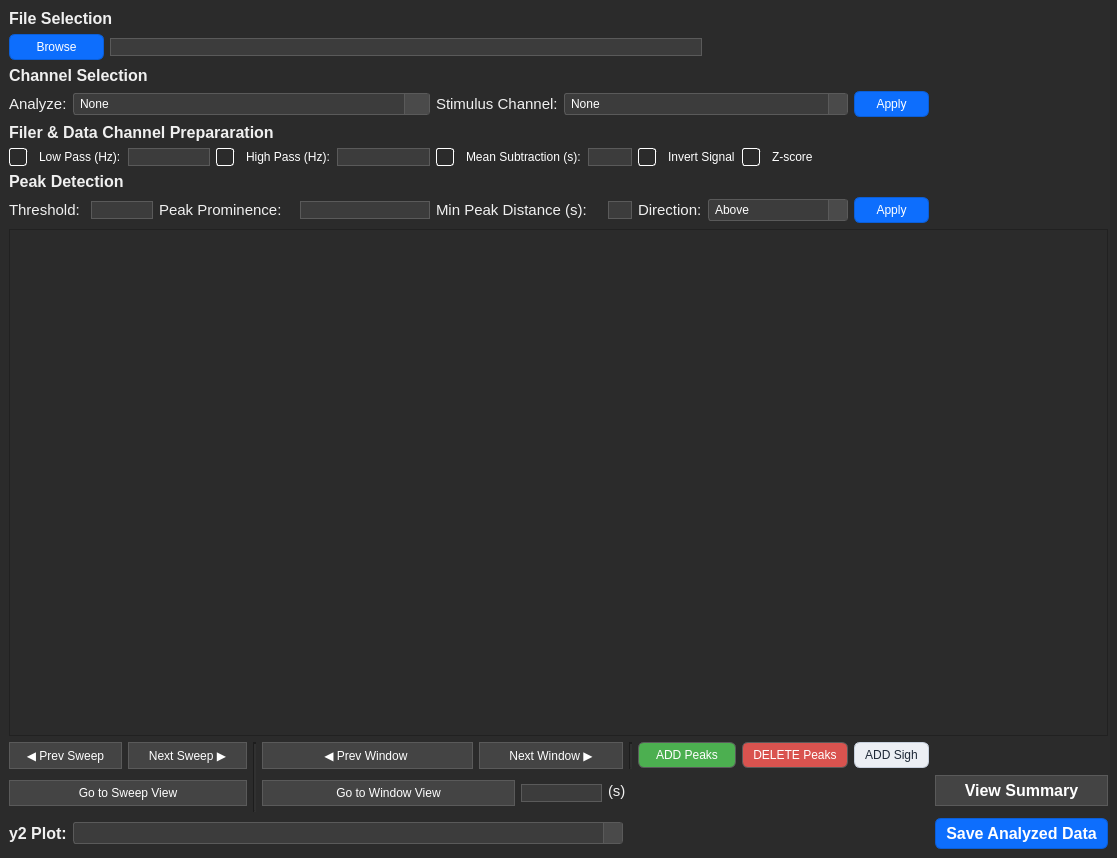
<?xml version="1.0" encoding="UTF-8"?>
<ui version="4.0">
 <class>MainWindow</class>
 <widget class="QMainWindow" name="MainWindow">
  <property name="geometry">
   <rect>
    <x>0</x>
    <y>0</y>
    <width>1073</width>
    <height>858</height>
   </rect>
  </property>
  <property name="windowTitle">
   <string>PlethAnalysisApp V0.1</string>
  </property>
  <property name="windowIcon">
   <iconset theme="applications-science"/>
  </property>
  <property name="autoFillBackground">
   <bool>true</bool>
  </property>
  <property name="styleSheet">
   <string notr="true"/>
  </property>
  <widget class="QWidget" name="centralwidget">
   <property name="styleSheet">
    <string notr="true">QWidget {
    background-color: #2b2b2b;
    color: #f0f0f0;
}

QLineEdit, QTextEdit, QPlainTextEdit {
    background-color: #3c3c3c;
    color: #ffffff;
    border: 1px solid #5a5a5a;
}

/* Buttons */
QPushButton {
    background-color: #444444;
    color: #ffffff;
    border: 1px solid #5a5a5a;
    padding: 5px;
}
QPushButton:hover { background-color: #555555; }
QPushButton:pressed { background-color: #333333; }

/* Checkboxes */
#centralwidget QCheckBox { color: #ffffff; }
#centralwidget QCheckBox:disabled { color: #7f8899; }

/* Combo boxes — match text boxes */
#centralwidget QComboBox {
    background-color: #3c3c3c;
    color: #ffffff;
    border: 1px solid #5a5a5a;
    padding: 2px 6px;
    border-radius: 3px;
}
#centralwidget QComboBox:hover {
    background-color: #454545;   /* subtle hover */
}
#centralwidget QComboBox:disabled {
    background-color: #2f2f2f;
    color: #9a9a9a;
    border-color: #4a4a4a;
}

/* Drop-down button area (kept slightly lighter so the default arrow is visible) */
#centralwidget QComboBox::drop-down {
    background: #4a4a4a;
    border-left: 1px solid #5a5a5a;
    width: 18px;
}

/* Popup list */
#centralwidget QComboBox QAbstractItemView {
    background: #3c3c3c;
    color: #ffffff;
    border: 1px solid #5a5a5a;
    selection-background-color: #555555;
    selection-color: #ffffff;
    outline: 0;
}

/* If any combo is editable, make its inner editor match too */
#centralwidget QComboBox QLineEdit {
    background-color: #3c3c3c;
    color: #ffffff;
    border: none;
}


/* White outline for checkbox indicator (the little box) */
#centralwidget QCheckBox::indicator {
    width: 16px;
    height: 16px;
    border: 1px solid #ffffff;    /* &lt;- white outline */
    border-radius: 3px;           /* optional */
    background: transparent;      /* keep your dark bg showing through */
    margin-right: 6px;            /* space between box and label */
}

#centralwidget QCheckBox::indicator:hover {
    border-color: #b6bfda;        /* softer hover hint */
}

#centralwidget QCheckBox::indicator:checked {
    background: #0d6efd;          /* blue fill when checked (optional) */
    border-color: #ffffff;        /* keep white outline when checked */
}

#centralwidget QCheckBox::indicator:disabled {
    border-color: #7f8899;        /* muted outline when disabled */
    background: transparent;
}
</string>
   </property>
   <layout class="QGridLayout" name="gridLayout">
    <item row="10" column="8" rowspan="2" colspan="5">
     <widget class="QPushButton" name="SnaptoWindowButton">
      <property name="text">
       <string>Go to Window View</string>
      </property>
     </widget>
    </item>
    <item row="9" column="20">
     <widget class="QPushButton" name="deletePeaksButton">
      <property name="styleSheet">
       <string notr="true">QPushButton {
    background-color: #d9534f;   /* normal red */
    color: white;
    border-radius: 6px;
    padding: 5px 10px;
}

/* Hover state */
QPushButton:hover {
    background-color: #c9302c;   /* darker red */
}

/* Pressed/clicked state */
QPushButton:pressed {
    background-color: #a71d2a;   /* even darker red */
}
</string>
      </property>
      <property name="text">
       <string>DELETE Peaks</string>
      </property>
     </widget>
    </item>
    <item row="5" column="4" colspan="2">
     <widget class="QLineEdit" name="LowPassVal"/>
    </item>
    <item row="3" column="0">
     <widget class="QLabel" name="AnalyzeLabel">
      <property name="font">
       <font>
        <pointsize>11</pointsize>
        <bold>false</bold>
       </font>
      </property>
      <property name="text">
       <string>Analyze:</string>
      </property>
     </widget>
    </item>
    <item row="4" column="0" colspan="11">
     <widget class="QLabel" name="FilterLabel">
      <property name="font">
       <font>
        <pointsize>12</pointsize>
        <bold>true</bold>
       </font>
      </property>
      <property name="text">
       <string>Filer &amp; Data Channel Prepararation</string>
      </property>
     </widget>
    </item>
    <item row="9" column="12" colspan="5">
     <widget class="QPushButton" name="NextWindowButton">
      <property name="text">
       <string>Next Window ▶</string>
      </property>
     </widget>
    </item>
    <item row="5" column="0" colspan="4">
     <widget class="QCheckBox" name="LowPass_checkBox">
      <property name="text">
       <string>Low Pass (Hz):</string>
      </property>
     </widget>
    </item>
    <item row="7" column="5" colspan="4">
     <widget class="QLabel" name="PeakProminenceLabel">
      <property name="font">
       <font>
        <pointsize>11</pointsize>
        <bold>false</bold>
       </font>
      </property>
      <property name="text">
       <string>Peak Prominence:</string>
      </property>
     </widget>
    </item>
    <item row="3" column="11" colspan="3">
     <widget class="QLabel" name="StimChanSelectLabel">
      <property name="font">
       <font>
        <pointsize>11</pointsize>
        <bold>false</bold>
       </font>
      </property>
      <property name="text">
       <string>Stimulus Channel:</string>
      </property>
     </widget>
    </item>
    <item row="3" column="1" colspan="10">
     <widget class="QComboBox" name="AnalyzeChanSelect">
      <property name="styleSheet">
       <string notr="true">/* Combo boxes — match text boxes */
#centralwidget QComboBox {
    background-color: #3c3c3c;
    color: #ffffff;
    border: 1px solid #5a5a5a;
    padding: 2px 6px;
    border-radius: 3px;
    padding-right: 24px;              /* make room for the arrow */
}

#centralwidget QComboBox:hover {
    background-color: #454545;        /* subtle hover */
}

#centralwidget QComboBox:disabled {
    background-color: #2f2f2f;
    color: #9a9a9a;
    border-color: #4a4a4a;
}

/* Drop-down button area */
#centralwidget QComboBox::drop-down {
    background: #4a4a4a;
    border-left: 1px solid #5a5a5a;
    width: 24px;                      /* matches the padding-right above */
}

/* Visible light arrow (uses Qt’s built-in pixmap) */
#centralwidget QComboBox::down-arrow {
    image: url(:/qt-project.org/styles/commonstyle/images/arrowdown-16.png);
    width: 12px;
    height: 12px;
    subcontrol-origin: padding;
    subcontrol-position: center;
}

/* Pressed / open state nudges the arrow for feedback */
#centralwidget QComboBox::down-arrow:on {
    position: relative;
    top: 1px;
    left: 0px;
}

/* Optional: dim the arrow when disabled */
#centralwidget QComboBox::down-arrow:disabled {
    image: url(:/qt-project.org/styles/commonstyle/images/arrowdown-16.png);
    /* Qt doesn't support opacity in QSS; rely on darker bg + disabled text color */
}
</string>
      </property>
      <item>
       <property name="text">
        <string>None</string>
       </property>
      </item>
     </widget>
    </item>
    <item row="12" column="1" colspan="16">
     <widget class="QComboBox" name="y2plot_dropdown"/>
    </item>
    <item row="6" column="0" colspan="11">
     <widget class="QLabel" name="PeakDetectionLabel">
      <property name="font">
       <font>
        <pointsize>12</pointsize>
        <bold>true</bold>
       </font>
      </property>
      <property name="text">
       <string>Peak Detection</string>
      </property>
     </widget>
    </item>
    <item row="5" column="10">
     <widget class="QLineEdit" name="HighPassVal"/>
    </item>
    <item row="0" column="0" colspan="4">
     <widget class="QLabel" name="FileSelectionLabel">
      <property name="font">
       <font>
        <pointsize>12</pointsize>
        <bold>true</bold>
       </font>
      </property>
      <property name="text">
       <string>File Selection</string>
      </property>
     </widget>
    </item>
    <item row="5" column="11" colspan="4">
     <widget class="QCheckBox" name="MeanSubtract_checkBox">
      <property name="text">
       <string>Mean Subtraction (s):</string>
      </property>
     </widget>
    </item>
    <item row="3" column="21">
     <widget class="QPushButton" name="ApplyChanPushButton">
      <property name="styleSheet">
       <string notr="true">QPushButton#ApplyChanPushButton {
    background-color: #0d6efd;   /* primary blue */
    color: white;
    border: 1px solid #0b5ed7;
    border-radius: 6px;
    padding: 5px 10px;
}

/* Hover */
QPushButton#ApplyChanPushButton:hover {
    background-color: #0b5ed7;
}

/* Pressed */
QPushButton#ApplyChanPushButton:pressed {
    background-color: #0a58ca;
}

/* Keyboard focus ring */
QPushButton#ApplyChanPushButton:focus {
    outline: none;
    border: 2px solid #b6d4fe;   /* subtle focus ring */
}

/* Disabled */
QPushButton#ApplyChanPushButton:disabled {
    background-color: #9ec5fe;
    border-color: #9ec5fe;
    color: #eef4ff;
}
</string>
      </property>
      <property name="text">
       <string>Apply</string>
      </property>
     </widget>
    </item>
    <item row="9" column="8" colspan="4">
     <widget class="QPushButton" name="PrevWindowButton">
      <property name="text">
       <string>◀ Prev Window </string>
      </property>
     </widget>
    </item>
    <item row="12" column="22" colspan="2">
     <widget class="QPushButton" name="SaveAnalyzedDataButton">
      <property name="font">
       <font>
        <pointsize>12</pointsize>
        <bold>true</bold>
       </font>
      </property>
      <property name="autoFillBackground">
       <bool>false</bool>
      </property>
      <property name="styleSheet">
       <string notr="true">QPushButton#SaveAnalyzedDataButton {
    background-color: #0d6efd;   /* primary blue */
    color: white;
    border: 1px solid #0b5ed7;
    border-radius: 6px;
    padding: 5px 10px;
}

/* Hover */
QPushButton#SaveAnalyzedDataButton:hover {
    background-color: #0b5ed7;
}

/* Pressed */
QPushButton#SaveAnalyzedDataButton:pressed {
    background-color: #0a58ca;
}

/* Keyboard focus ring */
QPushButton#SaveAnalyzedDataButton:focus {
    outline: none;
    border: 2px solid #b6d4fe;   /* subtle focus ring */
}

/* Disabled */
QPushButton#SaveAnalyzedDataButton:disabled {
    background-color: #9ec5fe;
    border-color: #9ec5fe;
    color: #eef4ff;
}
</string>
      </property>
      <property name="text">
       <string>Save Analyzed Data</string>
      </property>
     </widget>
    </item>
    <item row="9" column="4" colspan="3">
     <widget class="QPushButton" name="NextSweepButton">
      <property name="text">
       <string>Next Sweep ▶</string>
      </property>
     </widget>
    </item>
    <item row="5" column="15" colspan="3">
     <widget class="QLineEdit" name="MeanSubractVal"/>
    </item>
    <item row="10" column="16" colspan="2">
     <widget class="QLabel" name="WindowRangeLabel">
      <property name="font">
       <font>
        <pointsize>11</pointsize>
        <bold>false</bold>
       </font>
      </property>
      <property name="text">
       <string>(s)</string>
      </property>
     </widget>
    </item>
    <item row="2" column="0" colspan="6">
     <widget class="QLabel" name="ChannelSelectionLabel">
      <property name="font">
       <font>
        <pointsize>12</pointsize>
        <bold>true</bold>
       </font>
      </property>
      <property name="text">
       <string>Channel Selection</string>
      </property>
     </widget>
    </item>
    <item row="5" column="20">
     <widget class="QCheckBox" name="zscore_CheckBox">
      <property name="autoFillBackground">
       <bool>false</bool>
      </property>
      <property name="text">
       <string>Z-score</string>
      </property>
      <property name="startHidden" stdset="0">
       <bool>true</bool>
      </property>
     </widget>
    </item>
    <item row="1" column="3" colspan="16">
     <widget class="QLineEdit" name="BrowseFilePath"/>
    </item>
    <item row="7" column="18">
     <widget class="QLabel" name="ThreshDirect">
      <property name="font">
       <font>
        <pointsize>11</pointsize>
        <bold>false</bold>
       </font>
      </property>
      <property name="text">
       <string>Direction:</string>
      </property>
     </widget>
    </item>
    <item row="9" column="17">
     <widget class="Line" name="line_2">
      <property name="lineWidth">
       <number>2</number>
      </property>
      <property name="orientation">
       <enum>Qt::Vertical</enum>
      </property>
     </widget>
    </item>
    <item row="7" column="0" colspan="2">
     <widget class="QLabel" name="ThresholdLabel">
      <property name="font">
       <font>
        <pointsize>11</pointsize>
        <bold>false</bold>
       </font>
      </property>
      <property name="text">
       <string>Threshold:</string>
      </property>
     </widget>
    </item>
    <item row="10" column="0" rowspan="2" colspan="7">
     <widget class="QPushButton" name="SnaptoSweepButton">
      <property name="text">
       <string>Go to Sweep View</string>
      </property>
     </widget>
    </item>
    <item row="8" column="0" colspan="24">
     <widget class="QFrame" name="MainPlot">
      <property name="sizePolicy">
       <sizepolicy hsizetype="Expanding" vsizetype="Expanding">
        <horstretch>0</horstretch>
        <verstretch>0</verstretch>
       </sizepolicy>
      </property>
      <property name="frameShape">
       <enum>QFrame::StyledPanel</enum>
      </property>
      <property name="frameShadow">
       <enum>QFrame::Raised</enum>
      </property>
      <property name="lineWidth">
       <number>3</number>
      </property>
     </widget>
    </item>
    <item row="3" column="14" colspan="7">
     <widget class="QComboBox" name="StimChanSelect">
      <item>
       <property name="text">
        <string>None</string>
       </property>
      </item>
     </widget>
    </item>
    <item row="1" column="0" colspan="3">
     <widget class="QPushButton" name="BrowseButton">
      <property name="palette">
       <palette>
        <active>
         <colorrole role="WindowText">
          <brush brushstyle="SolidPattern">
           <color alpha="255">
            <red>255</red>
            <green>255</green>
            <blue>255</blue>
           </color>
          </brush>
         </colorrole>
         <colorrole role="Button">
          <brush brushstyle="SolidPattern">
           <color alpha="255">
            <red>13</red>
            <green>110</green>
            <blue>253</blue>
           </color>
          </brush>
         </colorrole>
         <colorrole role="Text">
          <brush brushstyle="SolidPattern">
           <color alpha="255">
            <red>255</red>
            <green>255</green>
            <blue>255</blue>
           </color>
          </brush>
         </colorrole>
         <colorrole role="ButtonText">
          <brush brushstyle="SolidPattern">
           <color alpha="255">
            <red>255</red>
            <green>255</green>
            <blue>255</blue>
           </color>
          </brush>
         </colorrole>
         <colorrole role="Base">
          <brush brushstyle="SolidPattern">
           <color alpha="255">
            <red>13</red>
            <green>110</green>
            <blue>253</blue>
           </color>
          </brush>
         </colorrole>
         <colorrole role="Window">
          <brush brushstyle="SolidPattern">
           <color alpha="255">
            <red>13</red>
            <green>110</green>
            <blue>253</blue>
           </color>
          </brush>
         </colorrole>
         <colorrole role="PlaceholderText">
          <brush brushstyle="SolidPattern">
           <color alpha="128">
            <red>255</red>
            <green>255</green>
            <blue>255</blue>
           </color>
          </brush>
         </colorrole>
        </active>
        <inactive>
         <colorrole role="WindowText">
          <brush brushstyle="SolidPattern">
           <color alpha="255">
            <red>255</red>
            <green>255</green>
            <blue>255</blue>
           </color>
          </brush>
         </colorrole>
         <colorrole role="Button">
          <brush brushstyle="SolidPattern">
           <color alpha="255">
            <red>13</red>
            <green>110</green>
            <blue>253</blue>
           </color>
          </brush>
         </colorrole>
         <colorrole role="Text">
          <brush brushstyle="SolidPattern">
           <color alpha="255">
            <red>255</red>
            <green>255</green>
            <blue>255</blue>
           </color>
          </brush>
         </colorrole>
         <colorrole role="ButtonText">
          <brush brushstyle="SolidPattern">
           <color alpha="255">
            <red>255</red>
            <green>255</green>
            <blue>255</blue>
           </color>
          </brush>
         </colorrole>
         <colorrole role="Base">
          <brush brushstyle="SolidPattern">
           <color alpha="255">
            <red>13</red>
            <green>110</green>
            <blue>253</blue>
           </color>
          </brush>
         </colorrole>
         <colorrole role="Window">
          <brush brushstyle="SolidPattern">
           <color alpha="255">
            <red>13</red>
            <green>110</green>
            <blue>253</blue>
           </color>
          </brush>
         </colorrole>
         <colorrole role="PlaceholderText">
          <brush brushstyle="SolidPattern">
           <color alpha="128">
            <red>255</red>
            <green>255</green>
            <blue>255</blue>
           </color>
          </brush>
         </colorrole>
        </inactive>
        <disabled>
         <colorrole role="WindowText">
          <brush brushstyle="SolidPattern">
           <color alpha="255">
            <red>238</red>
            <green>244</green>
            <blue>255</blue>
           </color>
          </brush>
         </colorrole>
         <colorrole role="Button">
          <brush brushstyle="SolidPattern">
           <color alpha="255">
            <red>158</red>
            <green>197</green>
            <blue>254</blue>
           </color>
          </brush>
         </colorrole>
         <colorrole role="Text">
          <brush brushstyle="SolidPattern">
           <color alpha="255">
            <red>238</red>
            <green>244</green>
            <blue>255</blue>
           </color>
          </brush>
         </colorrole>
         <colorrole role="ButtonText">
          <brush brushstyle="SolidPattern">
           <color alpha="255">
            <red>238</red>
            <green>244</green>
            <blue>255</blue>
           </color>
          </brush>
         </colorrole>
         <colorrole role="Base">
          <brush brushstyle="SolidPattern">
           <color alpha="255">
            <red>158</red>
            <green>197</green>
            <blue>254</blue>
           </color>
          </brush>
         </colorrole>
         <colorrole role="Window">
          <brush brushstyle="SolidPattern">
           <color alpha="255">
            <red>158</red>
            <green>197</green>
            <blue>254</blue>
           </color>
          </brush>
         </colorrole>
         <colorrole role="PlaceholderText">
          <brush brushstyle="SolidPattern">
           <color alpha="128">
            <red>238</red>
            <green>244</green>
            <blue>255</blue>
           </color>
          </brush>
         </colorrole>
        </disabled>
       </palette>
      </property>
      <property name="styleSheet">
       <string notr="true">/* Only this button */
QPushButton#BrowseButton {
    background-color: #0d6efd;   /* primary blue */
    color: white;
    border: 1px solid #0b5ed7;
    border-radius: 6px;
    padding: 5px 10px;
}

/* Hover */
QPushButton#BrowseButton:hover {
    background-color: #0b5ed7;
}

/* Pressed */
QPushButton#BrowseButton:pressed {
    background-color: #0a58ca;
}

/* Keyboard focus ring */
QPushButton#BrowseButton:focus {
    outline: none;
    border: 2px solid #b6d4fe;   /* subtle focus ring */
}

/* Disabled */
QPushButton#BrowseButton:disabled {
    background-color: #9ec5fe;
    border-color: #9ec5fe;
    color: #eef4ff;
}
</string>
      </property>
      <property name="text">
       <string>Browse</string>
      </property>
     </widget>
    </item>
    <item row="7" column="11" colspan="5">
     <widget class="QLabel" name="PeakDistanceLabel">
      <property name="font">
       <font>
        <pointsize>11</pointsize>
        <bold>false</bold>
       </font>
      </property>
      <property name="text">
       <string>Min Peak Distance (s):</string>
      </property>
     </widget>
    </item>
    <item row="5" column="18" colspan="2">
     <widget class="QCheckBox" name="InvertSignal_checkBox">
      <property name="styleSheet">
       <string notr="true">/* Make all checkbox labels white */
QCheckBox {
    color: #ffffff;
}

/* Dim when disabled */
QCheckBox:disabled {
    color: #7f8899;
}
</string>
      </property>
      <property name="text">
       <string>Invert Signal</string>
      </property>
     </widget>
    </item>
    <item row="9" column="18" colspan="2">
     <widget class="QPushButton" name="addPeaksButton">
      <property name="styleSheet">
       <string notr="true">QPushButton {
    background-color: #4CAF50;   /* normal (medium green) */
    color: white;
    border-radius: 6px;
    padding: 5px 10px;
}

/* Hover state */
QPushButton:hover {
    background-color: #45a049;   /* darker green */
}

/* Pressed/clicked state */
QPushButton:pressed {
    background-color: #3e8e41;   /* even darker green */
}
</string>
      </property>
      <property name="text">
       <string>ADD Peaks</string>
      </property>
     </widget>
    </item>
    <item row="7" column="19" colspan="2">
     <widget class="QComboBox" name="PeakDetectionDirection">
      <item>
       <property name="text">
        <string>Above</string>
       </property>
      </item>
      <item>
       <property name="text">
        <string>Below</string>
       </property>
      </item>
     </widget>
    </item>
    <item row="12" column="0">
     <widget class="QLabel" name="y2plotlabel">
      <property name="font">
       <font>
        <pointsize>12</pointsize>
        <bold>true</bold>
       </font>
      </property>
      <property name="text">
       <string>y2 Plot:</string>
      </property>
     </widget>
    </item>
    <item row="9" column="7" rowspan="3">
     <widget class="Line" name="line">
      <property name="lineWidth">
       <number>2</number>
      </property>
      <property name="orientation">
       <enum>Qt::Vertical</enum>
      </property>
     </widget>
    </item>
    <item row="7" column="21">
     <widget class="QPushButton" name="ApplyPeakFindPushButton">
      <property name="styleSheet">
       <string notr="true">QPushButton#ApplyPeakFindPushButton {
    background-color: #0d6efd;   /* primary blue */
    color: white;
    border: 1px solid #0b5ed7;
    border-radius: 6px;
    padding: 5px 10px;
}

/* Hover */
QPushButton#ApplyPeakFindPushButton:hover {
    background-color: #0b5ed7;
}

/* Pressed */
QPushButton#ApplyPeakFindPushButton:pressed {
    background-color: #0a58ca;
}

/* Keyboard focus ring */
QPushButton#ApplyPeakFindPushButton:focus {
    outline: none;
    border: 2px solid #b6d4fe;   /* subtle focus ring */
}

/* Disabled */
QPushButton#ApplyPeakFindPushButton:disabled {
    background-color: #9ec5fe;
    border-color: #9ec5fe;
    color: #eef4ff;
}
</string>
      </property>
      <property name="text">
       <string>Apply</string>
      </property>
     </widget>
    </item>
    <item row="7" column="9" colspan="2">
     <widget class="QLineEdit" name="PeakPromValue"/>
    </item>
    <item row="7" column="16" colspan="2">
     <widget class="QLineEdit" name="MinPeakDistValue"/>
    </item>
    <item row="9" column="0" colspan="4">
     <widget class="QPushButton" name="PrevSweepButton">
      <property name="text">
       <string>◀ Prev Sweep</string>
      </property>
     </widget>
    </item>
    <item row="5" column="6" colspan="4">
     <widget class="QCheckBox" name="HighPass_checkBox">
      <property name="text">
       <string>High Pass (Hz):</string>
      </property>
     </widget>
    </item>
    <item row="10" column="13" rowspan="2" colspan="3">
     <widget class="QLineEdit" name="WindowRangeValue"/>
    </item>
    <item row="7" column="2" colspan="3">
     <widget class="QLineEdit" name="ThreshVal"/>
    </item>
    <item row="9" column="21">
     <widget class="QPushButton" name="addSighButton">
      <property name="styleSheet">
       <string notr="true">QPushButton {
    background-color: #ECEFF4;   /* light gray */
    color: #1F2937;              /* dark text */
    border: 1px solid #C7D0DD;   /* subtle border */
    border-radius: 6px;
    padding: 5px 10px;
}

/* Hover state */
QPushButton:hover {
    background-color: #E2E8F0;   /* slightly darker gray */
}

/* Pressed/clicked state */
QPushButton:pressed {
    background-color: #CBD5E1;   /* darker gray */
}
</string>
      </property>
      <property name="text">
       <string>ADD Sigh</string>
      </property>
      <property name="startHidden" stdset="0">
       <bool>false</bool>
      </property>
     </widget>
    </item>
    <item row="10" column="22" colspan="2">
     <widget class="QPushButton" name="ViewSummary_pushButton">
      <property name="font">
       <font>
        <pointsize>12</pointsize>
        <bold>true</bold>
       </font>
      </property>
      <property name="text">
       <string>View Summary</string>
      </property>
      <property name="startHidden" stdset="0">
       <bool>false</bool>
      </property>
     </widget>
    </item>
   </layout>
   <zorder>BrowseButton</zorder>
   <zorder>MainPlot</zorder>
   <zorder>PrevSweepButton</zorder>
   <zorder>NextSweepButton</zorder>
   <zorder>PrevWindowButton</zorder>
   <zorder>NextWindowButton</zorder>
   <zorder>addPeaksButton</zorder>
   <zorder>deletePeaksButton</zorder>
   <zorder>line</zorder>
   <zorder>line_2</zorder>
   <zorder>y2plot_dropdown</zorder>
   <zorder>SaveAnalyzedDataButton</zorder>
   <zorder>BrowseFilePath</zorder>
   <zorder>y2plotlabel</zorder>
   <zorder>FileSelectionLabel</zorder>
   <zorder>ChannelSelectionLabel</zorder>
   <zorder>AnalyzeLabel</zorder>
   <zorder>AnalyzeChanSelect</zorder>
   <zorder>StimChanSelect</zorder>
   <zorder>StimChanSelectLabel</zorder>
   <zorder>WindowRangeLabel</zorder>
   <zorder>WindowRangeValue</zorder>
   <zorder>SnaptoSweepButton</zorder>
   <zorder>SnaptoWindowButton</zorder>
   <zorder>FilterLabel</zorder>
   <zorder>LowPassVal</zorder>
   <zorder>LowPass_checkBox</zorder>
   <zorder>HighPass_checkBox</zorder>
   <zorder>HighPassVal</zorder>
   <zorder>MeanSubtract_checkBox</zorder>
   <zorder>InvertSignal_checkBox</zorder>
   <zorder>PeakDetectionLabel</zorder>
   <zorder>ThresholdLabel</zorder>
   <zorder>ThreshVal</zorder>
   <zorder>PeakPromValue</zorder>
   <zorder>PeakProminenceLabel</zorder>
   <zorder>MinPeakDistValue</zorder>
   <zorder>PeakDistanceLabel</zorder>
   <zorder>ThreshDirect</zorder>
   <zorder>PeakDetectionDirection</zorder>
   <zorder>MeanSubractVal</zorder>
   <zorder>zscore_CheckBox</zorder>
   <zorder>ApplyChanPushButton</zorder>
   <zorder>ApplyPeakFindPushButton</zorder>
   <zorder>addSighButton</zorder>
   <zorder>ViewSummary_pushButton</zorder>
  </widget>
 </widget>
 <resources/>
 <connections/>
</ui>
